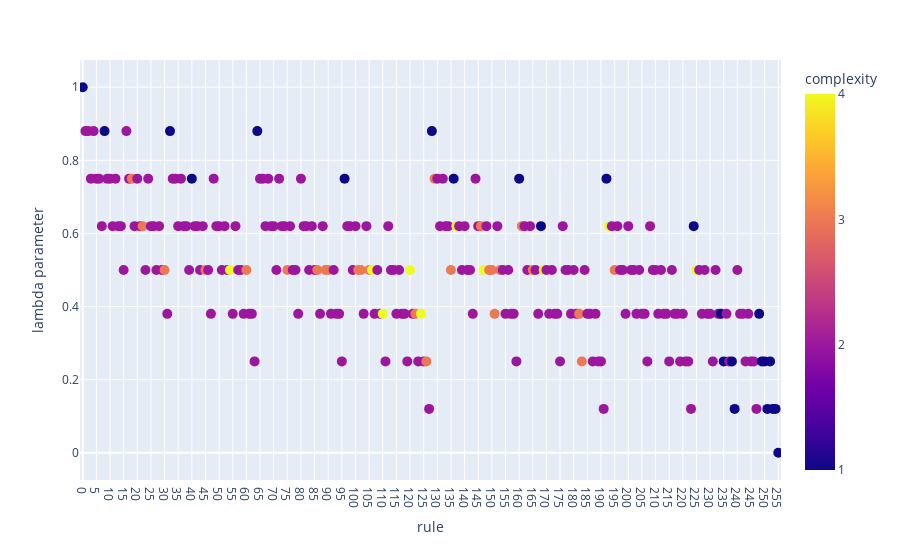

The notebook cell this image was saved under:
### Code cell
import plotly.express as px
x_axis_start = -1
x_axis_step_size = 5 

fig = px.scatter(df, y="lambda parameter", x="rule", color="complexity")
fig.update_traces(marker_size=10)
fig.update_xaxes(range=[x_axis_start, df['rule'].max() + 1], dtick=x_axis_step_size)
fig.update_layout(coloraxis_colorbar=dict(dtick=1))
fig.show()

### Figure 1 — Plotly figure (JSON) as saved in the notebook; plotly's stock layout.template omitted (floating-point values rounded to 4 significant figures; data arrays with more than 128 entries replaced by an {"elided": "..."} marker saying what was removed)
{"data": [{"hovertemplate": "rule=%{x}<br>lambda parameter=%{y}<br>complexity=%{marker.color}<extra></extra>", "legendgroup": "", "marker": {"color": {"elided": "256 int values"}, "coloraxis": "coloraxis", "size": 10, "symbol": "circle"}, "mode": "markers", "name": "", "orientation": "v", "showlegend": false, "type": "scatter", "x": {"elided": "256 int values"}, "xaxis": "x", "y": {"elided": "256 float values"}, "yaxis": "y"}], "layout": {"coloraxis": {"colorbar": {"dtick": 1, "title": {"text": "complexity"}}, "colorscale": [[0, "#0d0887"], [0.1111, "#46039f"], [0.2222, "#7201a8"], [0.3333, "#9c179e"], [0.4444, "#bd3786"], [0.5556, "#d8576b"], [0.6667, "#ed7953"], [0.7778, "#fb9f3a"], [0.8889, "#fdca26"], [1, "#f0f921"]]}, "legend": {"tracegroupgap": 0}, "margin": {"t": 60}, "xaxis": {"anchor": "y", "domain": [0, 1], "dtick": 5, "range": [-1, 256], "title": {"text": "rule"}}, "yaxis": {"anchor": "x", "domain": [0, 1], "title": {"text": "lambda parameter"}}}}
